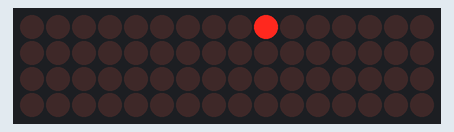
A sketch run on a simulated Arduino Uno, built with avr-gcc and run on an emulated ATmega328P. On the bench: 16×4 LED matrix. Wiring (inferred from the names in the program): LED cube drawn one layer per row (orientation assumed): layers pin 2, pin 3, pin 4, pin 5; columns pin 6, pin 7, pin 8, pin 9, pin 10, pin 11, pin 12, pin 13, A0, A1, A2, A3, A4, A5, pin 0, pin 1.

Above: at 0.39 s.
At 5.09 s:
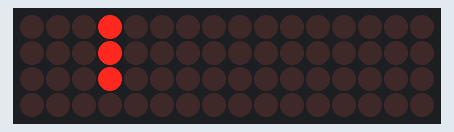
At 9.99 s:
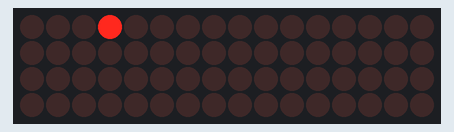
At 20.19 s:
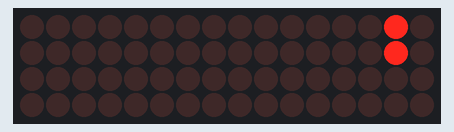
At 30.29 s:
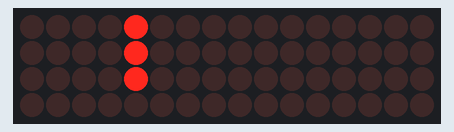
At 39.95 s:
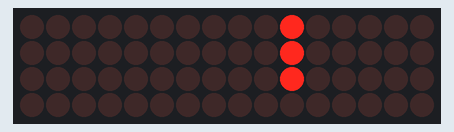

The sketch:

LED_Cube_Sprial_Effect.ino
```cpp
// 4×4×4 LED Cube – Layer Stack Vortex Pattern (Common‑Cathode w/ NPN Low‑Side)
//Spairal Effect
// == Pin Definitions ==
const int columnPins[16] = {
  6,  7,  8,  9,
  10, 11, 12, 13,
  A0, A1, A2, A3,
  A4, A5, 0,  1
};
const int layerPins[4] = { 2, 3, 4, 5 };  // NPN transistor bases via resistors

// == Timing ==
const int ON_TIME       = 50;   // ms each LED is lit
const int GAP_BETWEEN   = 300;  // ms between each stackSize step
const int GAP_SEQUENCE  = 500;  // ms between full up‑and‑down cycle

void setup() {
  // Columns OFF (anodes LOW)
  for (int c = 0; c < 16; c++) {
    pinMode(columnPins[c], OUTPUT);
    digitalWrite(columnPins[c], LOW);
  }
  // Layers OFF (transistors off, cathodes floating HIGH)
  for (int l = 0; l < 4; l++) {
    pinMode(layerPins[l], OUTPUT);
    digitalWrite(layerPins[l], LOW);
  }
}

void loop() {
  // Sequence: 1→2→3→4→3→2→1→0 layers on
  const int stackSeq[] = { 1, 2, 3, 4, 3, 2, 1, 0 };
  const int steps = sizeof(stackSeq) / sizeof(stackSeq[0]);

  // Spiral ordering for the 4×4 plane
  const int spiralOrder[16] = {
     12,  8,  4,  0,
    1, 5, 9, 13,
     14,  10,  6,  2,
    3, 7,  11,  15
  };

  // Run through each stack size
  for (int s = 0; s < steps; s++) {
    int stackSize = stackSeq[s];

    // 1) Clear all
    for (int c = 0; c < 16; c++) digitalWrite(columnPins[c], LOW);
    for (int l = 0; l < 4;  l++) digitalWrite(layerPins[l],  LOW);

    // 2) Turn on the bottom 'stackSize' layers
    for (int l = 0; l < stackSize; l++) {
      digitalWrite(layerPins[l], HIGH);
    }

    // 3) For each point in the spiral, light that column
    for (int i = 0; i < 16; i++) {
      int col = spiralOrder[i];
      digitalWrite(columnPins[col], HIGH);
      delay(ON_TIME);
      digitalWrite(columnPins[col], LOW);
    }

    // 4) Pause before next stackSize
    delay(GAP_BETWEEN);
  }

  // Full cycle done: brief pause then repeat
  delay(GAP_SEQUENCE);
}
```
